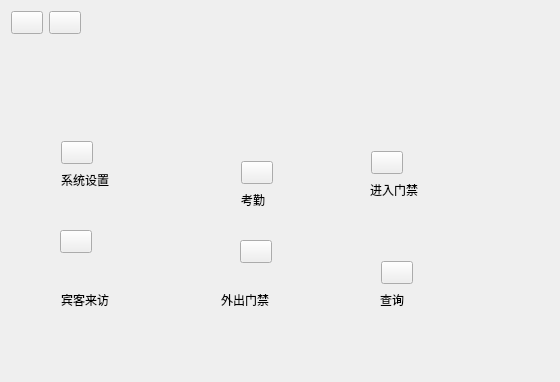
<?xml version="1.0" encoding="UTF-8"?>
<ui version="4.0">
 <class>Form</class>
 <widget class="QWidget" name="Form">
  <property name="geometry">
   <rect>
    <x>0</x>
    <y>0</y>
    <width>560</width>
    <height>382</height>
   </rect>
  </property>
  <property name="windowTitle">
   <string>Form</string>
  </property>
  <widget class="QPushButton" name="closebutton">
   <property name="geometry">
    <rect>
     <x>11</x>
     <y>11</y>
     <width>32</width>
     <height>23</height>
    </rect>
   </property>
   <property name="text">
    <string/>
   </property>
  </widget>
  <widget class="QPushButton" name="minbutton">
   <property name="geometry">
    <rect>
     <x>49</x>
     <y>11</y>
     <width>32</width>
     <height>23</height>
    </rect>
   </property>
   <property name="text">
    <string/>
   </property>
  </widget>
  <widget class="QPushButton" name="setbutton">
   <property name="geometry">
    <rect>
     <x>61</x>
     <y>141</y>
     <width>32</width>
     <height>23</height>
    </rect>
   </property>
   <property name="text">
    <string/>
   </property>
  </widget>
  <widget class="QPushButton" name="checkingin">
   <property name="geometry">
    <rect>
     <x>241</x>
     <y>161</y>
     <width>32</width>
     <height>23</height>
    </rect>
   </property>
   <property name="text">
    <string/>
   </property>
   <property name="autoRepeatInterval">
    <number>100</number>
   </property>
  </widget>
  <widget class="QPushButton" name="entrance">
   <property name="geometry">
    <rect>
     <x>371</x>
     <y>151</y>
     <width>32</width>
     <height>23</height>
    </rect>
   </property>
   <property name="text">
    <string/>
   </property>
  </widget>
  <widget class="QPushButton" name="visit">
   <property name="geometry">
    <rect>
     <x>60</x>
     <y>230</y>
     <width>32</width>
     <height>23</height>
    </rect>
   </property>
   <property name="text">
    <string/>
   </property>
  </widget>
  <widget class="QPushButton" name="goout">
   <property name="geometry">
    <rect>
     <x>240</x>
     <y>240</y>
     <width>32</width>
     <height>23</height>
    </rect>
   </property>
   <property name="text">
    <string/>
   </property>
  </widget>
  <widget class="QPushButton" name="selectbutton">
   <property name="geometry">
    <rect>
     <x>381</x>
     <y>261</y>
     <width>32</width>
     <height>23</height>
    </rect>
   </property>
   <property name="text">
    <string/>
   </property>
  </widget>
  <widget class="QLabel" name="set_2">
   <property name="geometry">
    <rect>
     <x>61</x>
     <y>170</y>
     <width>80</width>
     <height>20</height>
    </rect>
   </property>
   <property name="styleSheet">
    <string notr="true">background-color:rgba(0,0,0,0);border-color:rgba(0,0,0,0);color: rgba(0, 0, 0,255);border-style:none;border-width:1px;border-radius:0px;font:20px &quot;黑体&quot;;font-style:normal;font-weight: normal;text-decoration:blink;</string>
   </property>
   <property name="text">
    <string>系统设置</string>
   </property>
  </widget>
  <widget class="QLabel" name="checkingin_2">
   <property name="geometry">
    <rect>
     <x>241</x>
     <y>190</y>
     <width>40</width>
     <height>20</height>
    </rect>
   </property>
   <property name="styleSheet">
    <string notr="true">background-color:rgba(0,0,0,0);border-color:rgba(0,0,0,0);color: rgba(0, 0, 0,255);border-style:none;border-width:1px;border-radius:0px;font:20px &quot;黑体&quot;;font-style:normal;font-weight: normal;text-decoration:blink;</string>
   </property>
   <property name="text">
    <string>考勤</string>
   </property>
  </widget>
  <widget class="QLabel" name="entrance_2">
   <property name="geometry">
    <rect>
     <x>370</x>
     <y>180</y>
     <width>80</width>
     <height>20</height>
    </rect>
   </property>
   <property name="styleSheet">
    <string notr="true">background-color:rgba(0,0,0,0);border-color:rgba(0,0,0,0);color: rgba(0, 0, 0,255);border-style:none;border-width:1px;border-radius:0px;font:20px &quot;黑体&quot;;font-style:normal;font-weight: normal;text-decoration:blink;</string>
   </property>
   <property name="text">
    <string>进入门禁</string>
   </property>
  </widget>
  <widget class="QLabel" name="visit_2">
   <property name="geometry">
    <rect>
     <x>61</x>
     <y>290</y>
     <width>80</width>
     <height>20</height>
    </rect>
   </property>
   <property name="styleSheet">
    <string notr="true">background-color:rgba(0,0,0,0);border-color:rgba(0,0,0,0);color: rgba(0, 0, 0,255);border-style:none;border-width:1px;border-radius:0px;font:20px &quot;黑体&quot;;font-style:normal;font-weight: normal;text-decoration:blink;</string>
   </property>
   <property name="text">
    <string>宾客来访</string>
   </property>
  </widget>
  <widget class="QLabel" name="goout_2">
   <property name="geometry">
    <rect>
     <x>221</x>
     <y>290</y>
     <width>80</width>
     <height>20</height>
    </rect>
   </property>
   <property name="styleSheet">
    <string notr="true">background-color:rgba(0,0,0,0);border-color:rgba(0,0,0,0);color: rgba(0, 0, 0,255);border-style:none;border-width:1px;border-radius:0px;font:20px &quot;黑体&quot;;font-style:normal;font-weight: normal;text-decoration:blink;</string>
   </property>
   <property name="text">
    <string>外出门禁</string>
   </property>
  </widget>
  <widget class="QLabel" name="select_2">
   <property name="geometry">
    <rect>
     <x>380</x>
     <y>290</y>
     <width>40</width>
     <height>20</height>
    </rect>
   </property>
   <property name="styleSheet">
    <string notr="true">background-color:rgba(0,0,0,0);border-color:rgba(0,0,0,0);color: rgba(0, 0, 0,255);border-style:none;border-width:1px;border-radius:0px;font:20px &quot;黑体&quot;;font-style:normal;font-weight: normal;text-decoration:blink;</string>
   </property>
   <property name="text">
    <string>查询</string>
   </property>
  </widget>
 </widget>
 <resources/>
 <connections/>
</ui>
